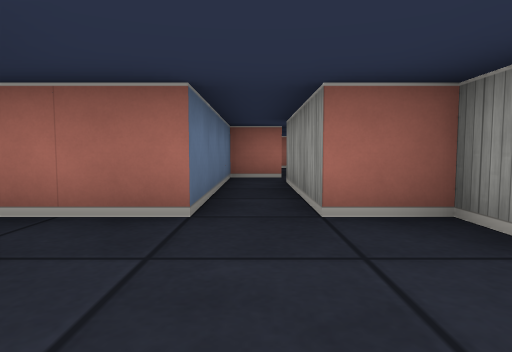
view 1 (above)

17 first-person views from a walk through a cub3D ray-caster map. The camera is about half as high as the walls, tilts 4° down and sees 75° across. The floor is counted in squares. Each view is taken from the middle of a square. On the plan, view 1 faces up. The plan holds only what a view shows up to about 9 squares ahead; the rest is blank. The place goes on beyond the plan.

view 2
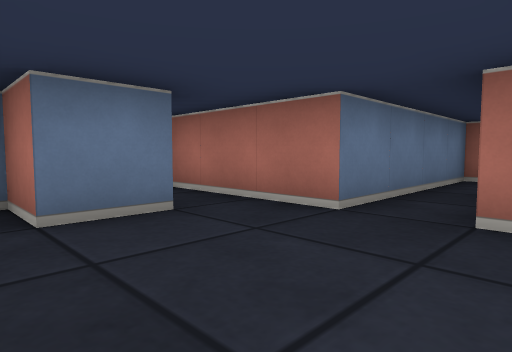

view 3
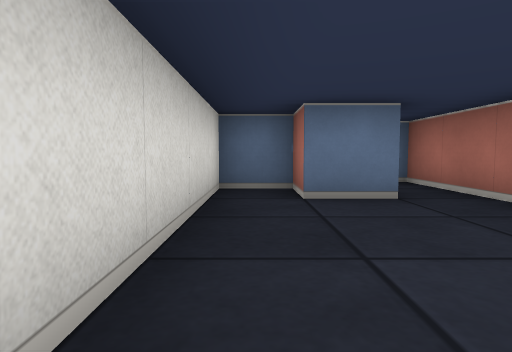

view 4
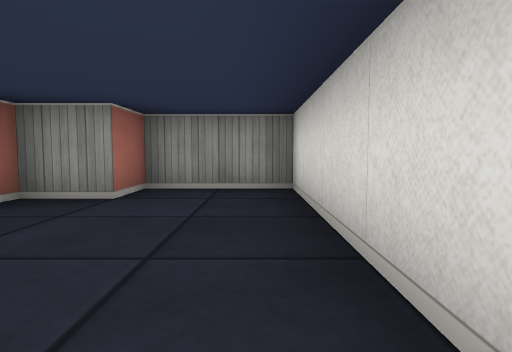

view 5
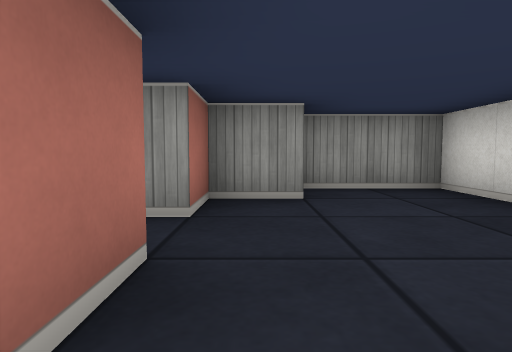

view 6
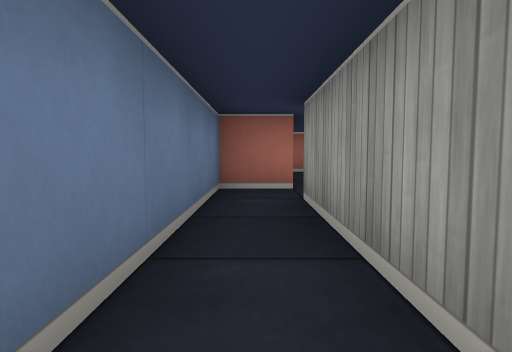

view 7
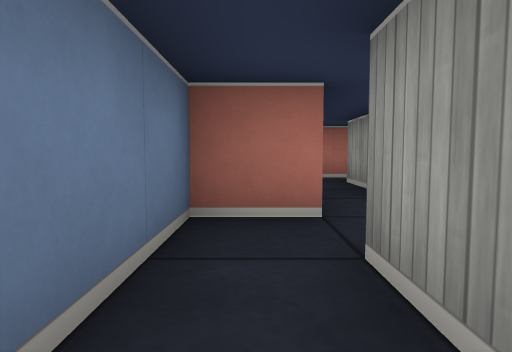

view 8
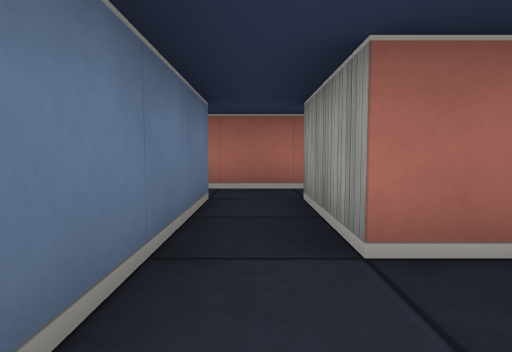

view 9
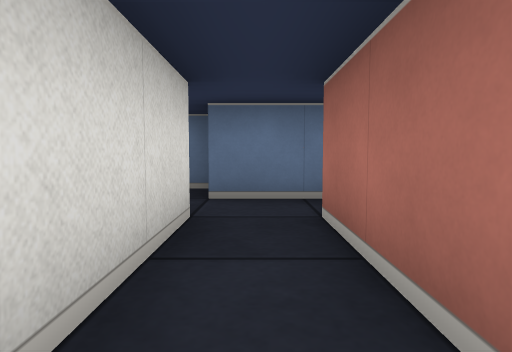

view 10
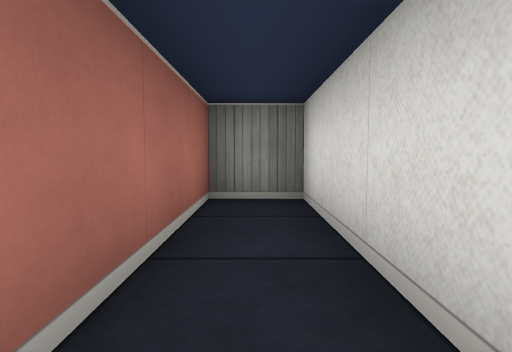

view 11
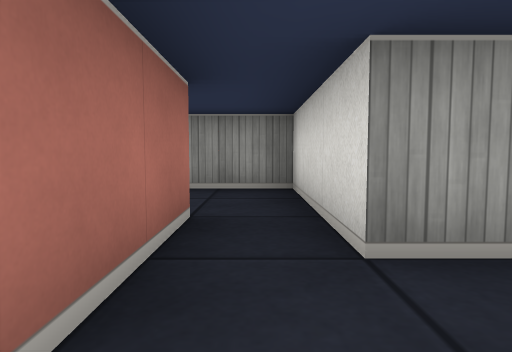

view 12
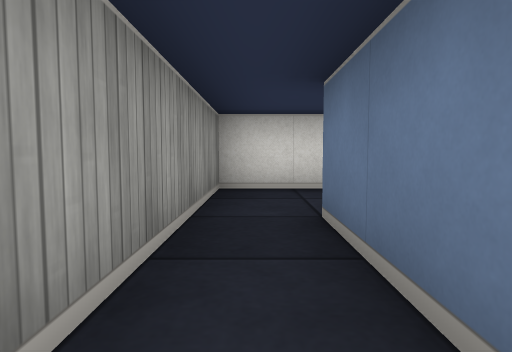

view 13
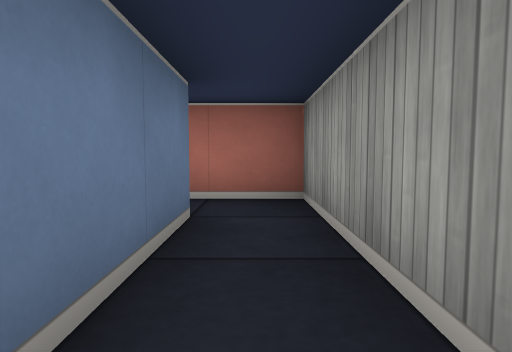

view 14
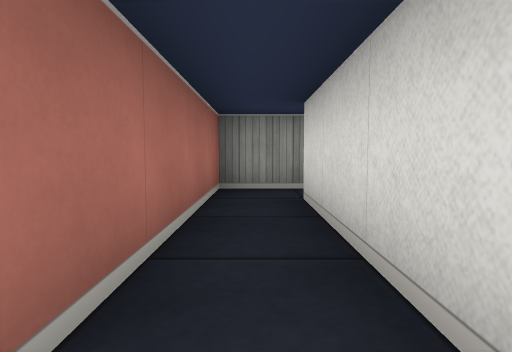

view 15
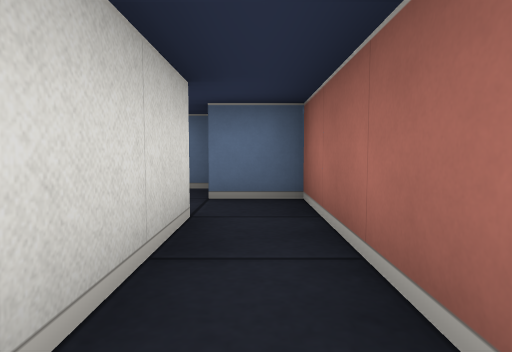

view 16
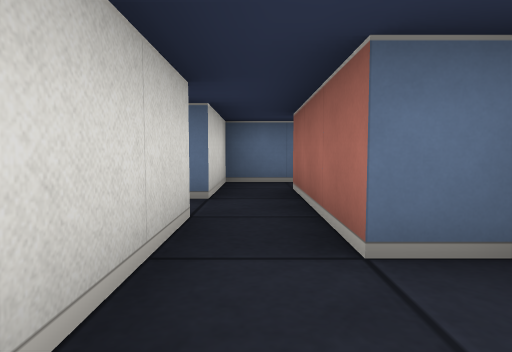

view 17
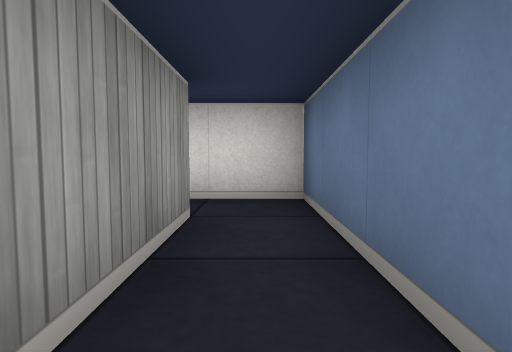

### Floor plan
Ten units are one square. View 1 is at (0, 0); x grows to the right and y downward. Boxes are objects, and circles mark ways between rooms. Rooms are numbered by the first view taken in them; rooms with no view inside come last. Other rooms are left out.
<svg viewBox="-40 -150 90 160">
<path fill="none" stroke="#000" d="M-15 -16 -15 -5 -25 -5 -25 5 25 5 25 -15 15 -15 15 -25 5 -25 5 -55M5 -65 -5 -65 -5 -25 -35 -25M15 -65 45 -65 45 -75 15 -75 15 -95M5 -95 5 -65M25 -112 25 -105 -5 -105M15 -95 45 -95 45 -135M35 -135 35 -115M-5 -95 5 -95M5 -135 35 -135M45 -135 45 -145 5 -145M-15 -134 -15 -95 -5 -95M-5 -105 -5 -124M5 -145 -5 -145 -5 -135"/>
<circle cx="10" cy="-60" r="3" fill="#2a7"/>
<circle cx="10" cy="-85" r="3" fill="#2a7"/>
<circle cx="40" cy="-130" r="3" fill="#2a7"/>
<circle cx="0" cy="-100" r="3" fill="#2a7"/>
<circle cx="0" cy="-140" r="3" fill="#2a7"/>
<text x="0" y="-20">1</text>
<text x="20" y="-70">2</text>
<text x="30" y="-110">3</text>
<text x="20" y="-140">4</text>
<text x="-10" y="-120">5</text>
</svg>
Room 1 opens to room 2. Room 2 opens to room 3. Room 3 opens to room 4. Room 3 opens to room 5. Room 4 opens to room 5.

Where each view was taken, in squares from view 1:
view 1: 0 up, 0 right, facing up
view 2: 0 up, 1 right, facing up-left
view 3: 0 up, 2 right, facing left
view 4: 0 up, 2 left, facing right
view 5: 2 up, 2 left, facing right
view 6: 2 up, 0 right, facing up
view 7: 4 up, 0 right, facing up
view 8: 6 up, 1 right, facing up
view 9: 7 up, 4 right, facing left
view 10: 7 up, 1 right, facing right
view 11: 10 up, 0 right, facing right
view 12: 14 up, 4 right, facing down
view 13: 11 up, 4 right, facing up
view 14: 14 up, 0 right, facing right
view 15: 14 up, 3 right, facing left
view 16: 10 up, 4 right, facing left
view 17: 13 up, 1 left, facing down
